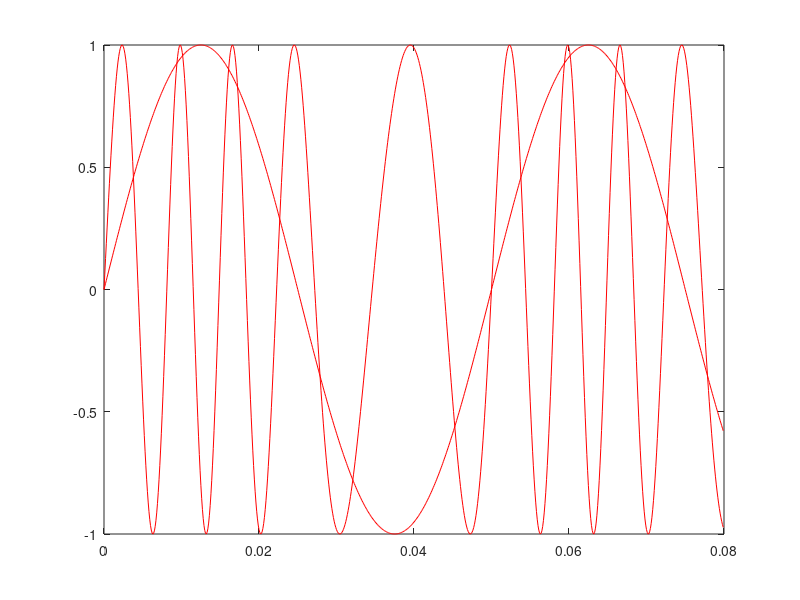

Here is the MATLAB script that generated this plot:
f0 = 100
fp = 10000
df=50
fm=20
%k = (2*50*pi)/0.01; 
N= 800;
n=0: N-1;
t=0:1/fp:(N-1)/fp;
y=sin(2*pi*fm*t);
x=sin(2*pi*f0*(n/fp)-(df/fm)*cos((2*pi*fm)*(n/fp))+(df)/fm);
plot(t,x,'r',t,y,'r')
